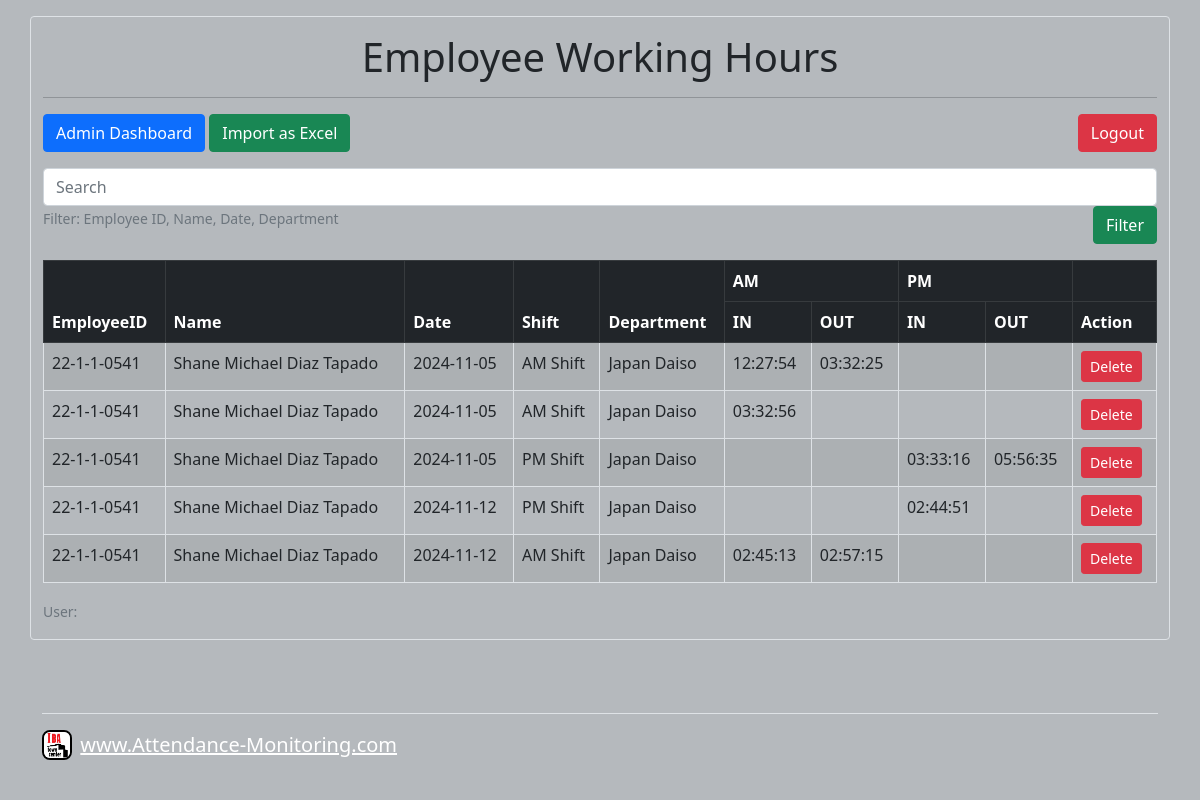
The page /EmployeeTime.php on the database its author committed.
### tables this page shows
CREATE TABLE `clockinout` (
  `emId` text NOT NULL,
  `itc_name` text NOT NULL,
  `itc_clock` text NOT NULL,
  `itc_status` text NOT NULL,
  `itc_amin` text NOT NULL,
  `itc_department` text NOT NULL,
  `itc_date` text NOT NULL,
  `itc_amout` text NOT NULL,
  `itc_pmin` text NOT NULL,
  `itc_pmout` text NOT NULL,
  `itc_search` text NOT NULL
);

### EmployeeTime.php (the view, shortened to what this page needs)
<?php include "header.php" ?>
  <div class="container col-12 border rounded mt-3">
  <h1 class=" mt-3 text-center">Employee Working Hours </h1>
  <hr>
  <form action="" method="POST">
   <button type="submit" name='dashboard' class=" btn btn-primary mb-3">Admin Dashboard</button>
   <button type="button" value="Import as Excel" name='generate' class=" btn btn-success mb-3" onclick="saveAsExcel('tableToExcel', 'EmployeeWorkingHours.xls')">Import as Excel</button>
   <button type="submit" name='logout' class=" btn btn-danger mb-3" style="float: right;"> Logout</button>
   <input type="searchid" class="form-control" id="EmpId" name="searchid" placeholder="Search" autocomplete="off">
   <button type="submit" name='search' class=" btn btn-success mb-3"style="float: right;">Filter</button>
   <small class="text-muted">Filter: Employee ID, Name, Date, Department</small>
  </form>
<?php
$sql = "SELECT * FROM clockinout";
$result = $conn->query($sql);
?>
<?php if ($result->num_rows > 0): ?>
  <table id="tableToExcel" class="table table-striped table-bordered table-hover">
    <thead class="table-dark">
      <tr>
        <th scope="col"rowspan="2">EmployeeID</th>
        <th scope="col"rowspan="2">Name</th>
        <th scope="col"rowspan="2">Date</th>
        <th scope="col"rowspan="2">Shift</th>
        <th scope="col"rowspan="2">Department</th>
        <th scope="col"colspan="2">AM</th>
        <th scope="col"colspan="2">PM</th>
        <th scope="col"colspan="2"></th>
            <tr>
              <th scope="col">IN</th>
              <th scope="col">OUT</th>
              <th scope="col">IN</th>
              <th scope="col">OUT</th>
              <th scope="col">Action</th>
            </tr>
    </thead>
        <?php while ($row = $result->fetch_assoc()): ?>
            <tr>
                <td><?php echo $row["emId"]; ?></td>
                <td><?php echo $row["itc_name"]; ?></td>
                <td><?php echo $row["itc_date"]; ?></td>
                <td><?php echo $row["itc_clock"]; ?></td>
                <td><?php echo $row["itc_department"]; ?></td>
                <td><?php echo $row["itc_amin"]; ?></td>
                <td><?php echo $row["itc_amout"]; ?></td>
                <td><?php echo $row["itc_pmin"]; ?></td>
                <td><?php echo $row["itc_pmout"]; ?></td>
                <td><a href="delete.php?id=<?= $row['itc_search'] ?>" class="btn btn-danger btn-sm">Delete</a></td>
            </tr>
        <?php endwhile; ?>
    </table>
  <?php else: ?>
    <p>No users found.</p>
<?php endif; ?>
  <p>
    <small class="text-muted">User: </small>
</p>
  </div>
<?php include "footer.php" ?>

### header.php (shortened to what this page needs)
<!DOCTYPE html>
<html lang="en">
<head>
    <link href="https://cdn.jsdelivr.net/npm/bootstrap@5.1.0/dist/css/bootstrap.min.css" rel="stylesheet">
    <link rel="stylesheet" href="https://cdnjs.cloudflare.com/ajax/libs/font-awesome/4.7.0/css/font-awesome.min.css">
</head>
<body class=' bg-secondary text-dark' style='--bs-bg-opacity: .5;'>

### footer.php (shortened to what this page needs)
<div class="container  fixed-bottom ">
  <footer class="d-flex flex-wrap justify-content-between align-items-center py-3 my-4 border-top">
    <div class="col-md-4 d-flex ">
      <a href="https://www.facebook.com/officialibatowncenter" target="_blank" rel="noopener noreferrer"><img src="images/main logo.png" alt="logo" width="30" height="30" style="border: 2px solid black; border-radius: 8px;"> </a>
      <span class="text-muted"> &nbsp; <a href="https://www.facebook.com/profile.php?id=61567770508594" style="font-size: 20px; color: white;">www.Attendance-Monitoring.com</a> </span>
    </div>
  </footer>
</div>
</body>
</html>

### rows shown on the page
clockinout: emId "22-1-1-0541", itc_name "Shane Michael Diaz Tapado", itc_date "2024-11-05", itc_clock "AM Shift", itc_department "Japan Daiso", itc_amin "12:27:54", itc_amout "03:32:25"
clockinout: emId "22-1-1-0541", itc_name "Shane Michael Diaz Tapado", itc_date "2024-11-05", itc_clock "AM Shift", itc_department "Japan Daiso", itc_amin "03:32:56"
clockinout: emId "22-1-1-0541", itc_name "Shane Michael Diaz Tapado", itc_date "2024-11-05", itc_clock "PM Shift", itc_department "Japan Daiso", itc_pmin "03:33:16", itc_pmout "05:56:35"
clockinout: emId "22-1-1-0541", itc_name "Shane Michael Diaz Tapado", itc_date "2024-11-12", itc_clock "PM Shift", itc_department "Japan Daiso", itc_pmin "02:44:51"
clockinout: emId "22-1-1-0541", itc_name "Shane Michael Diaz Tapado", itc_date "2024-11-12", itc_clock "AM Shift", itc_department "Japan Daiso", itc_amin "02:45:13", itc_amout "02:57:15"
